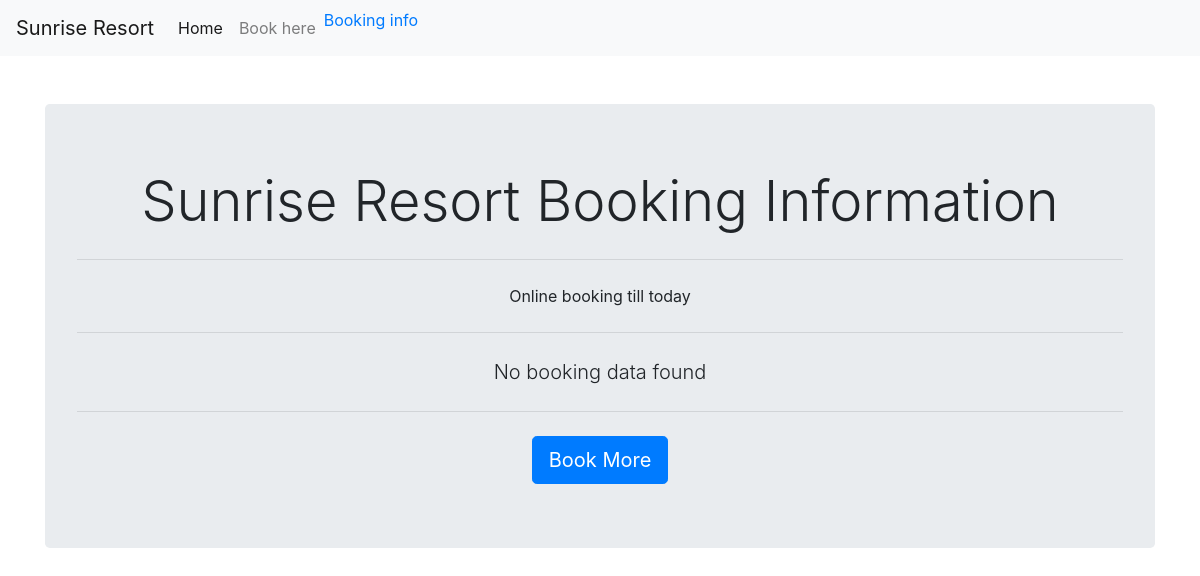
The app's page /bookingapp/display/, older data.
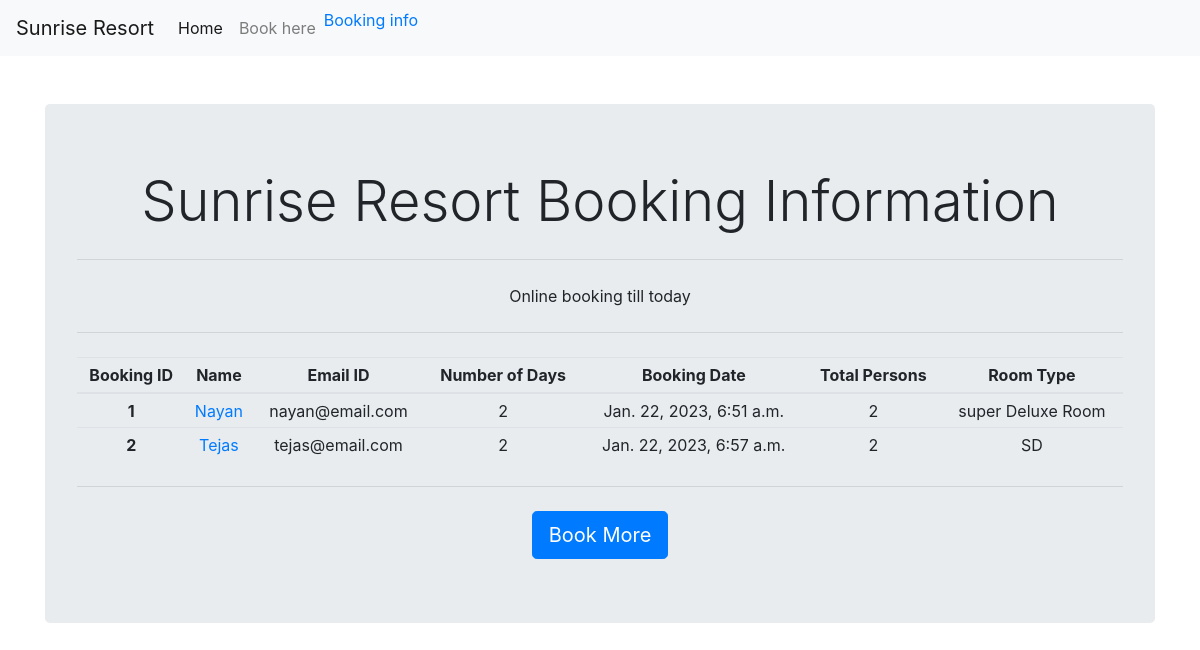
The same page, newer data.
### bookingapp/models.py (models this page shows)
class Bookings(models.Model):
    ROOM_TYPES= (
        ('SR', 'Standard'),
        ('DR', 'Deluxe'),
        ('SD', 'Super Deluxe'),
        ('TR', 'Tent'),
    )
    booking_id = models.AutoField(primary_key = True)
    Name = models.CharField(max_length= 200)
    mobile = models.CharField(max_length= 100)
    email_id = models.EmailField(max_length= 200)
    days = models.IntegerField()
    adhar_no = models.CharField(max_length= 200)
    booking_date = models.DateTimeField(auto_now_add= True)
    status = models.CharField(max_length= 200)
    no_of_persons = models.IntegerField()
    room_type = models.CharField(max_length= 2, choices = ROOM_TYPES)
    def __str__(self):
        return self.Name

### bookingapp/views.py (the view)
# urls.py: path('display/', display_view),
def display_view(request):
    data = Bookings.objects.all()
    context = {'data': data}
    return render(request, 'bookingapp/display.html', context)

### bookingapp/templates/bookingapp/display.html (shortened to what this page needs)
<!DOCTYPE html>
<html lang="en">
<head>
    {% load static %}
    <link rel="stylesheet" href="https://cdn.jsdelivr.net/npm/bootstrap@4.0.0/dist/css/bootstrap.min.css">
    <link rel="stylesheet" href="{% static 'css/style.css'%}">
</head>
<body id ="img_for_back" style="background-image: url(https://raw.githubusercontent.com/tedy-art/Python/master/100.The_K_Academy/DjangoEcr/sunshaineresort/bookingapp/static/images/hoomepage_background.webp); ">
  <nav class="navbar navbar-expand-lg navbar-light bg-light">
        <a class="navbar-brand" href="/bookingapp/index/">Sunrise Resort</a>
        <div class="collapse navbar-collapse" id="navbarSupportedContent">
          <ul class="navbar-nav mr-auto">
            <li class="nav-item active">
              <a class="nav-link" href="/bookingapp/index/">Home <span class="sr-only">(current)</span></a>
            </li>
            <li class="nav-item">
              <a class="nav-link" href="/bookingapp/booking/">Book here</a>
            </li><li class="nav-item">
              <a class="na`v-link" href="/bookingapp/display/">Booking info</a>
            </li>
        </div>
      </nav>
    <br>
    <br>
    <div class="container">
      <div class="jumbotron" style="text-align: center; height: max-content;">
          <h1 class="display-4">Sunrise Resort Booking Information </h1>
          <hr class="my-4">
          <p>Online booking till today</p>
          <hr class="my-4">
          {% if data %}
          <table class="table table-hover table-sm">
              <thead>
                    <tr>
                        <th scope="col">Booking ID</th>
                        <th scope="col">Name</th>
                        <th scope="col">Email ID</th>
                        <th scope="col">Number of Days</th>
                        <th scope="col">Booking Date</th>
                        <th scope="col">Total Persons</th>
                        <th scope="col">Room Type</th>
                    </tr>
              </thead>
              <tbody>
                    {% for i in data %}
                    <tr>
                        <th scope="row">{{i.booking_id}}</th>
                        <td><a href="/bookingapp/update/{{i.booking_id}}">{{i.Name}}</a></td>
                        <td>{{i.email_id}}</td>
                        <td>{{i.days}}</td>
                        <td>{{i.booking_date}}</td>
                        <td>{{i.no_of_persons}}</td>
                        <td>{{i.room_type}}</td>
                    </tr>
                    {% endfor %}
              </tbody>
        </table>
          {% else %}
          <p class="lead">No booking data found</p>
          {% endif %}
          <hr class="my-4">
          <a href = "/bookingapp/booking/" role="button" type="button" class="btn btn-primary btn-lg">Book More</a>
      </div>
    </div>
</body>
</html>

Row changes from the older to the newer data that the page shows:
added Bookings: booking_id "1", Name "Nayan", email_id "nayan@email.com", days "2", booking_date "Jan. 22, 2023, 6:51 a.m.", no_of_persons "2", room_type "super Deluxe Room"
added Bookings: booking_id "2", Name "Tejas", email_id "tejas@email.com", days "2", booking_date "Jan. 22, 2023, 6:57 a.m.", no_of_persons "2", room_type "SD"
Text that changed along with them:
text no longer shown: "No booking data found"
text now shown: "Booking ID Name Email ID Number of Days Booking Date Total Persons Room Type"
